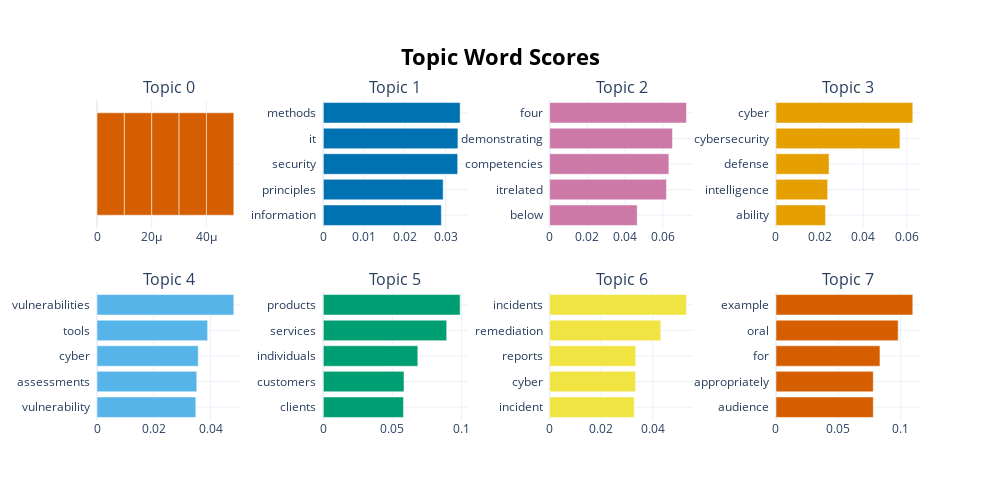

The notebook cell saved with this chart:
### Code cell
# other viz
topic_model.visualize_barchart()

### Figure 1 — Plotly figure (JSON) as saved in the notebook; plotly's stock layout.template omitted (floating-point values rounded to 4 significant figures)
{"data": [{"marker": {"color": "#D55E00"}, "orientation": "h", "type": "bar", "x": [1e-05, 1e-05, 1e-05, 1e-05, 1e-05], "xaxis": "x", "y": ["  ", "  ", "  ", "  ", "  "], "yaxis": "y"}, {"marker": {"color": "#0072B2"}, "orientation": "h", "type": "bar", "x": [0.02896, 0.02941, 0.03297, 0.03303, 0.03358], "xaxis": "x2", "y": ["information  ", "principles  ", "security  ", "it  ", "methods  "], "yaxis": "y2"}, {"marker": {"color": "#CC79A7"}, "orientation": "h", "type": "bar", "x": [0.04638, 0.06186, 0.06315, 0.06508, 0.07248], "xaxis": "x3", "y": ["below  ", "itrelated  ", "competencies  ", "demonstrating  ", "four  "], "yaxis": "y3"}, {"marker": {"color": "#E69F00"}, "orientation": "h", "type": "bar", "x": [0.02273, 0.02372, 0.02436, 0.05686, 0.06277], "xaxis": "x4", "y": ["ability  ", "intelligence  ", "defense  ", "cybersecurity  ", "cyber  "], "yaxis": "y4"}, {"marker": {"color": "#56B4E9"}, "orientation": "h", "type": "bar", "x": [0.03482, 0.03515, 0.03568, 0.03899, 0.04821], "xaxis": "x5", "y": ["vulnerability  ", "assessments  ", "cyber  ", "tools  ", "vulnerabilities  "], "yaxis": "y5"}, {"marker": {"color": "#009E73"}, "orientation": "h", "type": "bar", "x": [0.05805, 0.05843, 0.06843, 0.08936, 0.09909], "xaxis": "x6", "y": ["clients  ", "customers  ", "individuals  ", "services  ", "products  "], "yaxis": "y6"}, {"marker": {"color": "#F0E442"}, "orientation": "h", "type": "bar", "x": [0.03281, 0.03333, 0.03338, 0.04312, 0.05308], "xaxis": "x7", "y": ["incident  ", "cyber  ", "reports  ", "remediation  ", "incidents  "], "yaxis": "y7"}, {"marker": {"color": "#D55E00"}, "orientation": "h", "type": "bar", "x": [0.078, 0.078, 0.08336, 0.09794, 0.1097], "xaxis": "x8", "y": ["audience  ", "appropriately  ", "for  ", "oral  ", "example  "], "yaxis": "y8"}], "layout": {"annotations": [{"font": {"size": 16}, "showarrow": false, "text": "Topic 0", "x": 0.0875, "xanchor": "center", "xref": "paper", "y": 1, "yanchor": "bottom", "yref": "paper"}, {"font": {"size": 16}, "showarrow": false, "text": "Topic 1", "x": 0.3625, "xanchor": "center", "xref": "paper", "y": 1, "yanchor": "bottom", "yref": "paper"}, {"font": {"size": 16}, "showarrow": false, "text": "Topic 2", "x": 0.6375, "xanchor": "center", "xref": "paper", "y": 1, "yanchor": "bottom", "yref": "paper"}, {"font": {"size": 16}, "showarrow": false, "text": "Topic 3", "x": 0.9125, "xanchor": "center", "xref": "paper", "y": 1, "yanchor": "bottom", "yref": "paper"}, {"font": {"size": 16}, "showarrow": false, "text": "Topic 4", "x": 0.0875, "xanchor": "center", "xref": "paper", "y": 0.4, "yanchor": "bottom", "yref": "paper"}, {"font": {"size": 16}, "showarrow": false, "text": "Topic 5", "x": 0.3625, "xanchor": "center", "xref": "paper", "y": 0.4, "yanchor": "bottom", "yref": "paper"}, {"font": {"size": 16}, "showarrow": false, "text": "Topic 6", "x": 0.6375, "xanchor": "center", "xref": "paper", "y": 0.4, "yanchor": "bottom", "yref": "paper"}, {"font": {"size": 16}, "showarrow": false, "text": "Topic 7", "x": 0.9125, "xanchor": "center", "xref": "paper", "y": 0.4, "yanchor": "bottom", "yref": "paper"}], "height": 500, "hoverlabel": {"bgcolor": "white", "font": {"family": "Rockwell", "size": 16}}, "showlegend": false, "title": {"font": {"color": "Black", "size": 22}, "text": "<b>Topic Word Scores", "x": 0.5, "xanchor": "center", "yanchor": "top"}, "width": 1000, "xaxis": {"anchor": "y", "domain": [0, 0.175], "showgrid": true}, "xaxis2": {"anchor": "y2", "domain": [0.275, 0.45], "showgrid": true}, "xaxis3": {"anchor": "y3", "domain": [0.55, 0.725], "showgrid": true}, "xaxis4": {"anchor": "y4", "domain": [0.825, 1], "showgrid": true}, "xaxis5": {"anchor": "y5", "domain": [0, 0.175], "showgrid": true}, "xaxis6": {"anchor": "y6", "domain": [0.275, 0.45], "showgrid": true}, "xaxis7": {"anchor": "y7", "domain": [0.55, 0.725], "showgrid": true}, "xaxis8": {"anchor": "y8", "domain": [0.825, 1], "showgrid": true}, "yaxis": {"anchor": "x", "domain": [0.6, 1], "showgrid": true}, "yaxis2": {"anchor": "x2", "domain": [0.6, 1], "showgrid": true}, "yaxis3": {"anchor": "x3", "domain": [0.6, 1], "showgrid": true}, "yaxis4": {"anchor": "x4", "domain": [0.6, 1], "showgrid": true}, "yaxis5": {"anchor": "x5", "domain": [0, 0.4], "showgrid": true}, "yaxis6": {"anchor": "x6", "domain": [0, 0.4], "showgrid": true}, "yaxis7": {"anchor": "x7", "domain": [0, 0.4], "showgrid": true}, "yaxis8": {"anchor": "x8", "domain": [0, 0.4], "showgrid": true}}}
